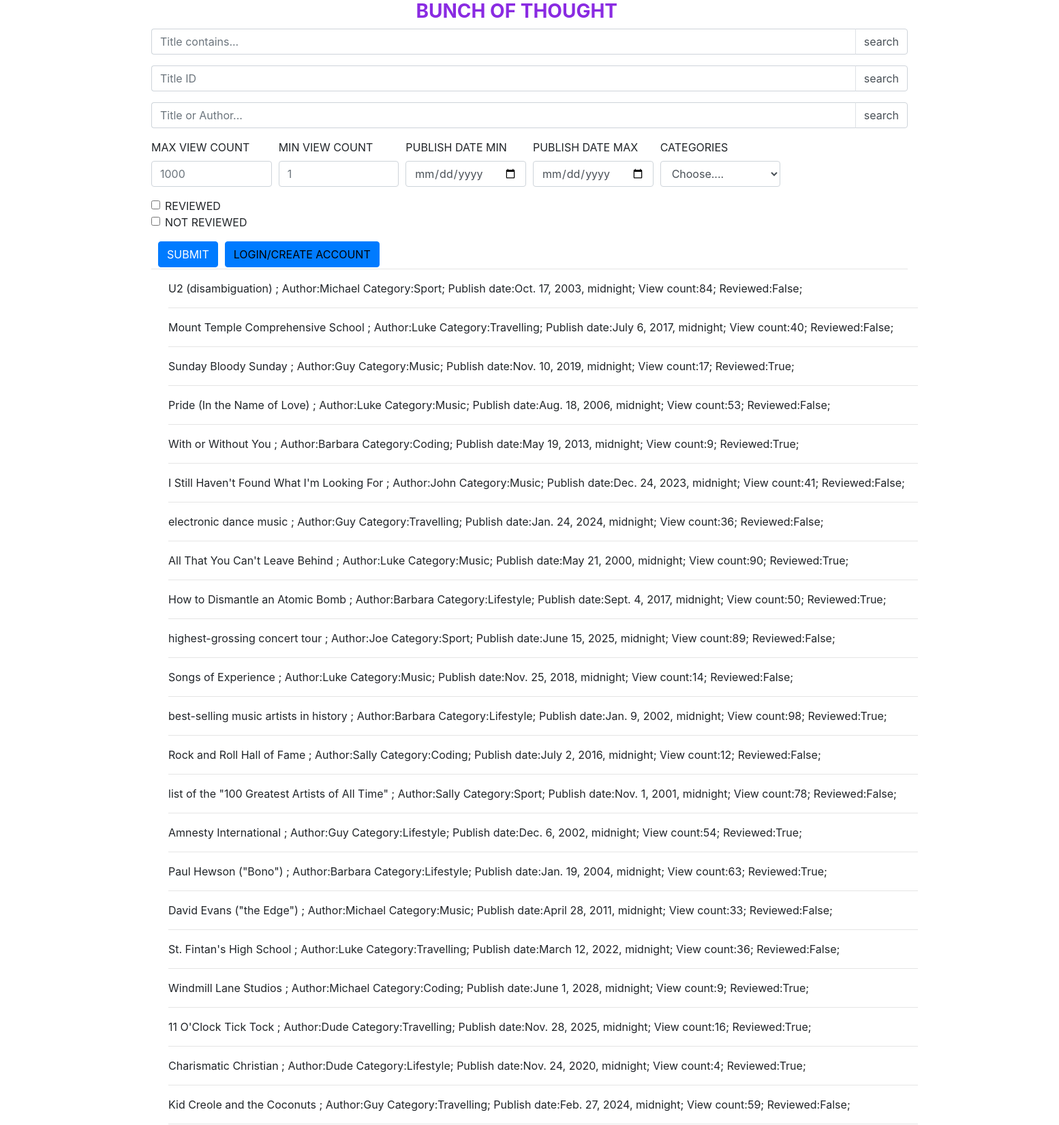
The page / (upper part) on the database its author committed.
### core/models.py (models this page shows, shortened)
class Journal(models.Model):
    title = models.CharField(max_length=120)
    author = models.ForeignKey(Author, on_delete = models.CASCADE)
    categories = models.ManyToManyField(Categories)
    publish_date = models.DateTimeField()
    views = models.IntegerField(default=0)
    reviewed = models.BooleanField(default=False)

class Author(models.Model):
    name= models.CharField(max_length=30)

class Categories(models.Model):
    name = models.CharField(max_length=20)
    def __str__(self):
        return self.name

### core/views.py (the view)
# urls.py: path("",views.BootstrapFilterView,name="bootstrap"),
def BootstrapFilterView(request):
    qs = Journal.objects.all()
    categories = Categories.objects.all()
    title_contains_query=request.GET.get("title_contains")
    title_exact_query=request.GET.get("title_exact")
    title_author_query=request.GET.get("title_author")
    MAX_VIEW_COUN = request.GET.get("MAX_VIEW_COUN")
    MIN_VIEW_COUN = request.GET.get("MIN_VIEW_COUN")
    date_min = request.GET.get("date_min")
    date_max = request.GET.get("date_max")
    title_categories = request.GET.get("title_categories")
    reviewed = request.GET.get("reviewed")
    not_reviewed = request.GET.get("not_reviewed")
    if is_valid_qureyparameter(title_contains_query):
        qs = qs.filter(title__icontains=title_contains_query)
    elif is_valid_qureyparameter(title_exact_query):
        qs = qs.filter(id=title_exact_query)
    elif is_valid_qureyparameter(title_author_query):
        qs = qs.filter(Q(title__icontains=title_author_query) | Q(author__name__icontains=title_author_query)).distinct()
    if is_valid_qureyparameter(MIN_VIEW_COUN):
        qs = qs.filter(views__gte=MIN_VIEW_COUN)
    if is_valid_qureyparameter(MAX_VIEW_COUN):
        qs = qs.filter(views__lt=MAX_VIEW_COUN)
    if is_valid_qureyparameter(date_min):
        qs = qs.filter(publish_date__gte=date_min)
    if is_valid_qureyparameter(date_max):
        qs = qs.filter(publish_date__lt=date_max)
    if is_valid_qureyparameter(title_categories) and title_categories != "Choose....":
        qs = qs.filter(categories__name=title_categories)
    if reviewed == "on":
        qs = qs.filter(reviewed=True)
    elif not_reviewed == "on":
        qs = qs.filter(reviewed=False)
    context ={
        "queryset":qs,
        "categories":categories
    }
    return render(request,"home.html",context)

### core/views.py (called while the page is built)
def is_valid_qureyparameter(pram):
    return pram !="" and pram is not None

### templates/home.html (shortened to what this page needs)
{% load static %}
<!doctype html>
<html lang="en">
  <head>
    <link rel="stylesheet" href="{% static 'C:\Users\MALAKAR\Documents\javapro\restapi\dynamicform\src\static\templates.css' %}">
    <link rel="stylesheet" href="https://stackpath.bootstrapcdn.com/bootstrap/4.3.1/css/bootstrap.min.css"
  </head>
  <body>
<main role="main" class="container">
  <h3 style="color:blueviolet;position:relative;left:35%;"><b>BUNCH OF THOUGHT</b></h3>
  <form action="." method="GET">
      <div class="form-row">
        <div class="form-group col-12">
          <div class="input-group">
            <input class="form-control py border-right" type="search" placeholder="Title contains..." name ="title_contains" />
            <span class="input-group-append">
              <div class="input-group-text bg-transparent">
                  search
              </div>
            </span>
          </div>
        </div>
      </div>
      <div class="form-row">
        <div class="form-group col-12">
          <div class="input-group">
            <input class="form-control py border-right" type="number" placeholder="Title ID" name ="title_exact" />
            <span class="input-group-append">
              <div class="input-group-text bg-transparent">
                  search
              </div>
            </span>
          </div>
        </div>
      </div>
      <div class="form-row">
        <div class="form-group col-12">
          <div class="input-group">
            <input class="form-control py border-right" type="search" placeholder="Title or Author..." name ="title_author" />
            <span class="input-group-append">
              <div class="input-group-text bg-transparent">
                  search
              </div>
            </span>
          </div>
        </div>
        </div>
        <div class="form-row">
          <div class="form-group col-md-2 col-lg-2">
            <label for="inputEmail4">MAX VIEW COUNT</label>
            <input type="number" min=0 class="form-control"  placeholder="1000" name ="MAX_VIEW_COUN">
          </div>
          <div class="form-group col-md-2 col-lg-2">
            <label >MIN VIEW COUNT</label>
            <input type="number" min=0 class="form-control"  placeholder="1" name ="MIN_VIEW_COUN">
          </div>
          <div class="form-group col-md-2 col-lg-2">
            <label for="inputPassword4">PUBLISH DATE MIN</label>
            <input type="date" class="form-control" name="date_min"  >
          </div>
          <div class="form-group col-md-2 col-lg-2">
            <label for="inputPassword4">PUBLISH DATE MAX</label>
            <input type="date" class="form-control" name ="date_max" >
          </div>
          <div class="form-group col-md-2">
            <label for="inputCity">CATEGORIES</label>
            <select class="form-control" name="title_categories" id="">
              <option >Choose....</option>
            </select>
          </div>
        </div>
        <div class="form-group">
          <div class="form-check">
            <input class="form-check-input" type="checkbox" id="reviewed" name="reviewed">
            <label class="form-check-label" for="reviewed">
              REVIEWED
            </label>
          </div>
            <div class="form-check">
              <input class="form-check-input" type="checkbox" id="reviewed" name="not_reviewed">
              <label class="form-check-label" for="reviewed">
                NOT REVIEWED
              </label>
            </div>
          </div>
        <button type="submit" style="float:left;margin-left:10px;" class="btn btn-primary">SUBMIT</button>
        <button style="float:left;margin-left:10px;"  class="btn btn-primary"><a href="login" style="text-decoration:none;color:black">LOGIN/CREATE ACCOUNT</a></button>
        <br>
  </form>
  <hr/>
  <div class="row">
      <ul style="list-style-type: none">
        {% for journal in queryset %}
          <li class="border:1px solid black">
            {{ journal.title}};
            <span>Author:{{journal.author.name}}</span>
            <span>
              {% for cat in journal.categories.all %}
               Category:{{cat}};
              {% endfor %}
            </span>
            <span>Publish date:{{journal.publish_date}};</span>
            <span>View count:{{journal.views}};</span>
            <span>Reviewed:{{journal.reviewed}};</span>
          </li><hr>
        {% endfor %}
      </ul>
  </div>
</main>
</html>

### static/templates.css (style rules this page uses)
body { margin-top: 100px; }

### rows shown on the page
Journal: title "U2 (disambiguation)", author.name "Michael", publish_date "Oct. 17, 2003, midnight", views "84", reviewed "False"
Categories: name "Sport"
Journal: title "Mount Temple Comprehensive School", author.name "Luke", publish_date "July 6, 2017, midnight", views "40", reviewed "False"
Categories: name "Travelling"
Journal: title "Sunday Bloody Sunday", author.name "Guy", publish_date "Nov. 10, 2019, midnight", views "17", reviewed "True"
Categories: name "Music"
Journal: title "Pride (In the Name of Love)", author.name "Luke", publish_date "Aug. 18, 2006, midnight", views "53", reviewed "False"
Journal: title "With or Without You", author.name "Barbara", publish_date "May 19, 2013, midnight", views "9", reviewed "True"
Categories: name "Coding"
Journal: title "I Still Haven't Found What I'm Looking For", author.name "John", publish_date "Dec. 24, 2023, midnight", views "41", reviewed "False"
Journal: title "electronic dance music", author.name "Guy", publish_date "Jan. 24, 2024, midnight", views "36", reviewed "False"
Journal: title "All That You Can't Leave Behind", author.name "Luke", publish_date "May 21, 2000, midnight", views "90", reviewed "True"
Journal: title "How to Dismantle an Atomic Bomb", author.name "Barbara", publish_date "Sept. 4, 2017, midnight", views "50", reviewed "True"
Categories: name "Lifestyle"
Journal: title "highest-grossing concert tour", author.name "Joe", publish_date "June 15, 2025, midnight", views "89", reviewed "False"
Journal: title "Songs of Experience", author.name "Luke", publish_date "Nov. 25, 2018, midnight", views "14", reviewed "False"
Journal: title "best-selling music artists in history", author.name "Barbara", publish_date "Jan. 9, 2002, midnight", views "98", reviewed "True"
Journal: title "Rock and Roll Hall of Fame", author.name "Sally", publish_date "July 2, 2016, midnight", views "12", reviewed "False"
Journal: title "list of the \"100 Greatest Artists of All Time\"", author.name "Sally", publish_date "Nov. 1, 2001, midnight", views "78", reviewed "False"
Journal: title "Amnesty International", author.name "Guy", publish_date "Dec. 6, 2002, midnight", views "54", reviewed "True"
Journal: title "Paul Hewson (\"Bono\")", author.name "Barbara", publish_date "Jan. 19, 2004, midnight", views "63", reviewed "True"
Journal: title "David Evans (\"the Edge\")", author.name "Michael", publish_date "April 28, 2011, midnight", views "33", reviewed "False"
Journal: title "St. Fintan's High School", author.name "Luke", publish_date "March 12, 2022, midnight", views "36", reviewed "False"
Journal: title "Windmill Lane Studios", author.name "Michael", publish_date "June 1, 2028, midnight", views "9", reviewed "True"
Journal: title "11 O'Clock Tick Tock", author.name "Dude", publish_date "Nov. 28, 2025, midnight", views "16", reviewed "True"
Journal: title "Charismatic Christian", author.name "Dude", publish_date "Nov. 24, 2020, midnight", views "4", reviewed "True"
Journal: title "Kid Creole and the Coconuts", author.name "Guy", publish_date "Feb. 27, 2024, midnight", views "59", reviewed "False"
